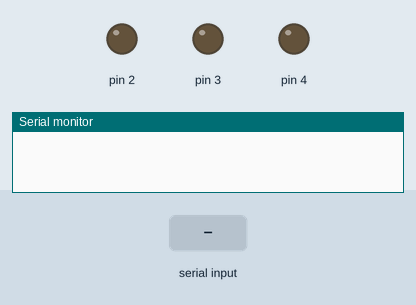
This sketch was run on a simulated Arduino Uno, built with avr-gcc and run on an emulated ATmega328P. Shown: output pins drawn as LEDs (lit = HIGH), the last lines printed to the serial monitor. Inputs (shaded band) come from the test bench.

Above: at 1.2 s.
1.3 s: byte 28 (B00011100) received over Serial
At 1.7 s:
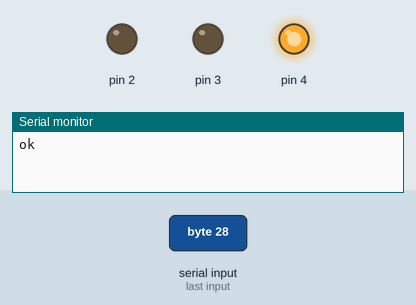
2.8 s: "1" received over Serial
At 4.0 s:
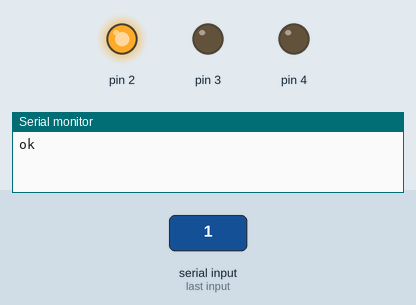
4.3 s: "2" received over Serial
At 5.2 s:
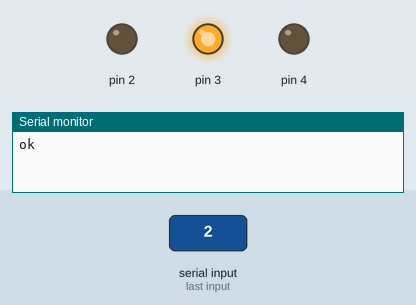
5.8 s: "0" received over Serial
At 6.4 s:
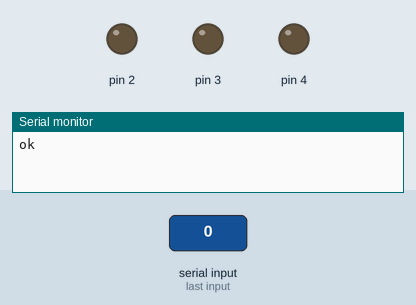
Timing chart, 0 to 8.3 s (numbered marks = the images above; inputs shaded):
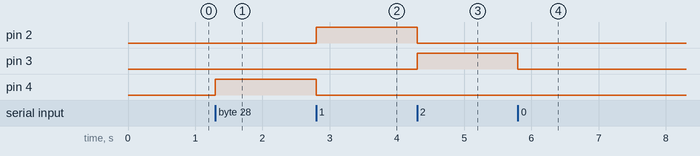

Measured:
- after the input at 1.3 s, pin 4: LOW → HIGH at once
- after the input at 2.8 s, pin 2: LOW → HIGH at once; pin 4: HIGH → LOW at once
- after the input at 4.3 s, pin 2: HIGH → LOW at once; pin 3: LOW → HIGH at once
- after the input at 5.8 s, pin 3: HIGH → LOW at once

The sketch:

sketchLED.ino
```cpp
#include <avr/io.h>

char inByte;

void setup() {

  DDRD |= B00011100;
  PORTD = B00000000;

  Serial.begin(9600);
}

void loop() {
  // put your main code here, to run repeatedly:


  if(Serial.available() > 0){
    inByte = Serial.read();

    //First 3 bits of inByte controlls D2, D3 and D4
    PORTD = inByte<<2 & B00011100;
    if(inByte == B00011100){
      Serial.println("ok");
    }
  }
}
```
